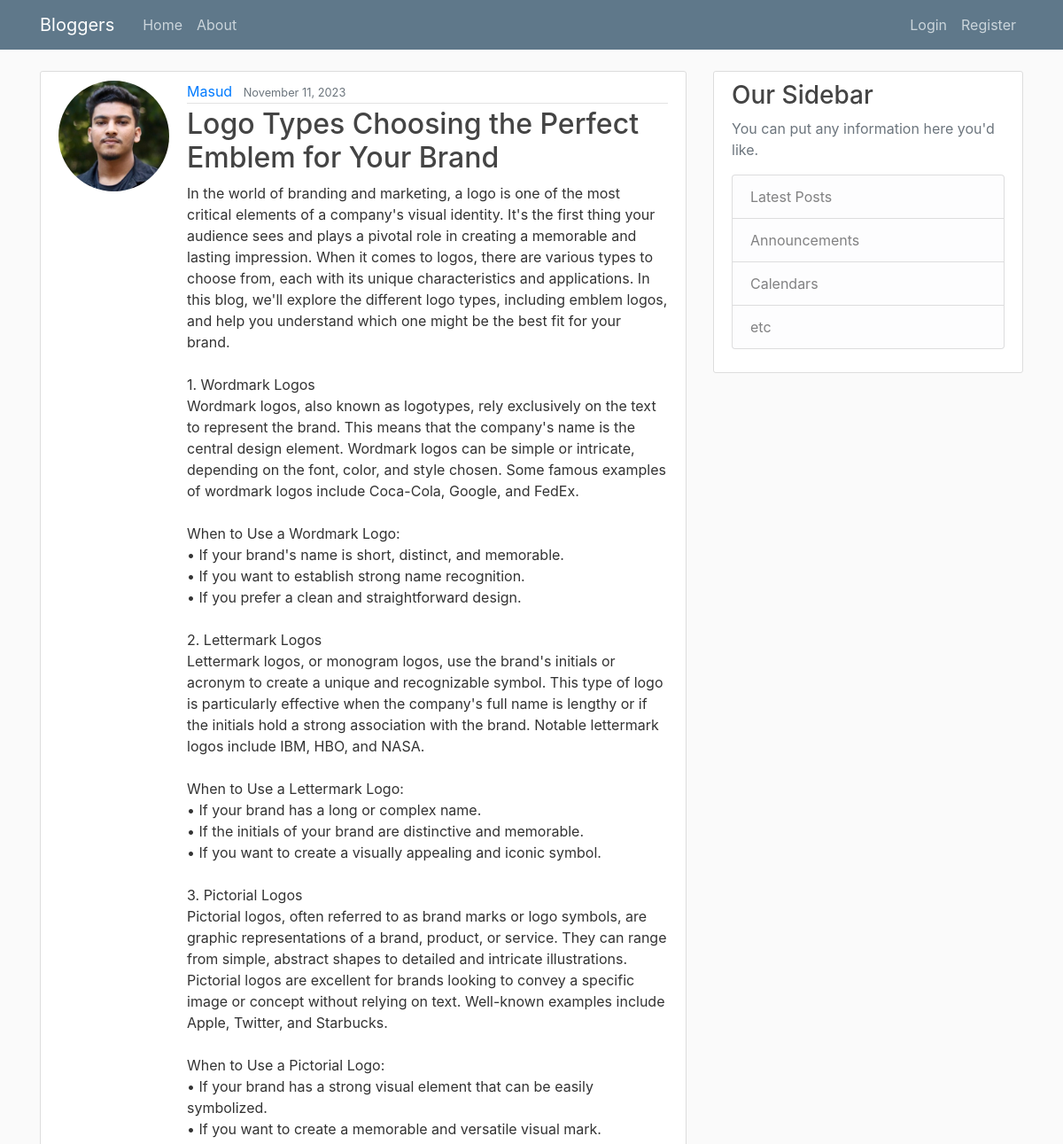
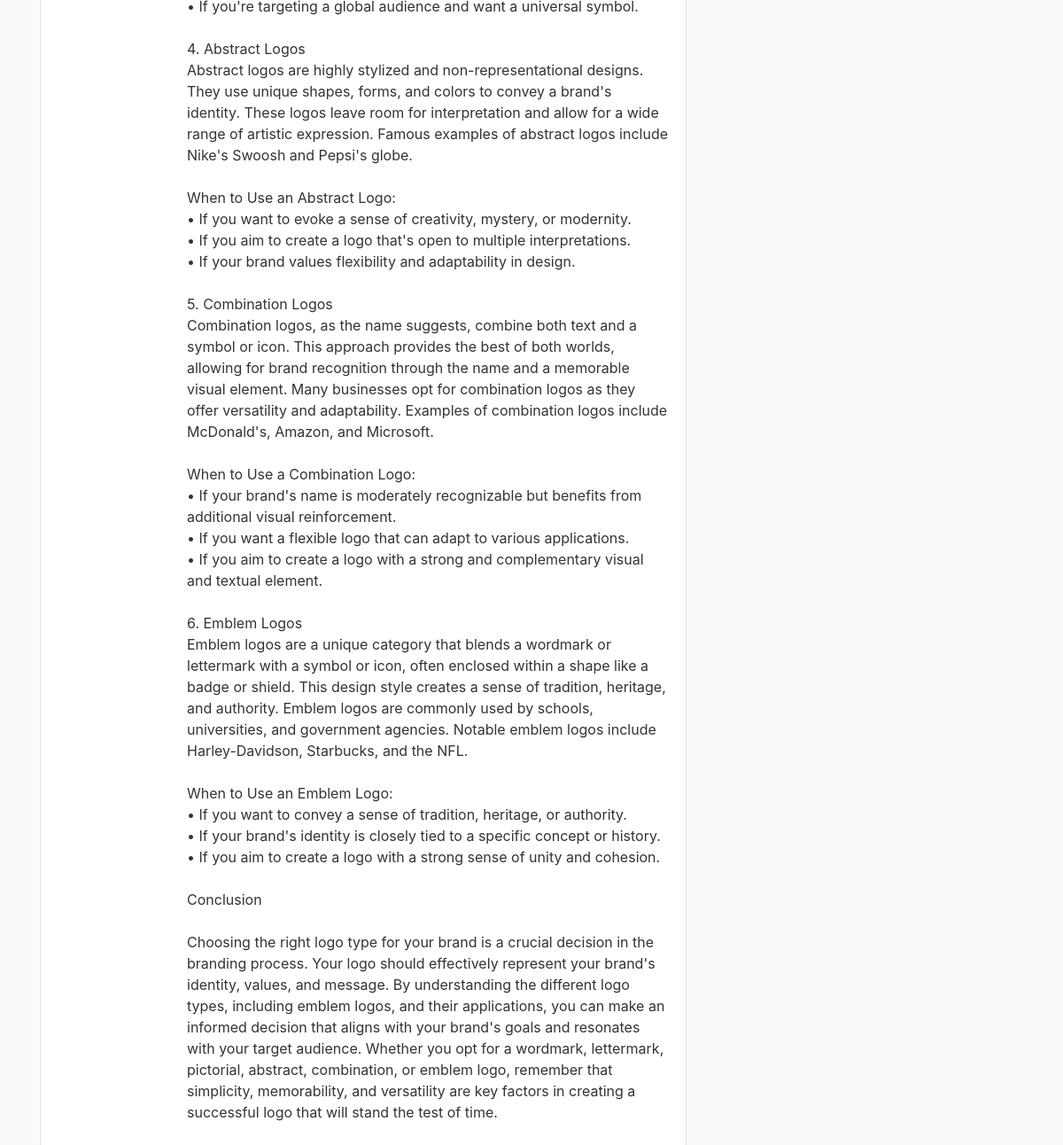
/post/6, run on the app's committed database (2 pictures, top to bottom).
### blog/models.py (models this page shows, shortened)
class Post(models.Model):
    title = models.CharField(max_length=150)
    content = models.TextField()
    date_posted = models.DateTimeField(default=timezone.now)
    author = models.ForeignKey(User, on_delete=models.CASCADE)

### users/models.py (models this page shows)
class Profile(models.Model):
    user = models.OneToOneField(User, on_delete=models.CASCADE)
    image = models.ImageField(default='default.jpg', upload_to='profile_pics')

### blog/views.py (the view)
# urls.py: path('post/<int:pk>', PostDetailsView.as_view(), name="post-detail"),
class PostDetailsView(DetailView):
    model = Post

### blog/templates/blog/post_detail.html (shortened to what this page needs)
{% extends "blog/base.html" %}
{% block content %}
<article class="media content-section">
    <img class="rounded-circle account-img" src="{{ object.author.profile.image.url }}">
    <div class="media-body">
        <div class="article-metadata">
            <a class="mr-2" href="#">{{ object.author }}</a>
            <small class="text-muted">{{ object.date_posted|date:"F d, Y" }}</small>
        </div>
        <h2 class="article-title">{{ object.title }}</h2>
        <p class="article-content">{{ object.content }}</p>
    </div>
</article>
{% endblock %}

### blog/static/blog/main.css (style rules this page uses)
body { background: #fafafa; color: #333333; margin-top: 5rem; }
h1, h2, h3, h4, h5, h6 { color: #444444; }
.content-section { background: #ffffff; padding: 10px 20px; border: 1px solid #dddddd; border-radius: 3px; margin-bottom: 20px; }
.article-title { color: #444444; }
.article-content { white-space: pre-line; }
.article-metadata { padding-bottom: 1px; margin-bottom: 4px; border-bottom: 1px solid #e3e3e3 }
.account-img { height: 125px; width: 125px; margin-right: 20px; margin-bottom: 16px; }

### data on the page
Post: author.profile.image (picture), author "Masud", date_posted "November 11, 2023", title "Logo Types Choosing the Perfect Emblem for Your Brand", content "In the world of branding and marketing, a logo is one of the most critical elements of a company's visual identity. It's the first thing your audience sees and plays a pivotal role in creating a memorable and lasting impression. When it comes to logos, there are various types to choose from, each with its unique characteristics and applications. In this blog, we'll explore the different logo types, including emblem logos, and help you understand which one might be the best fit for your brand. 1. Wordmark Logos Wordmark logos, also known as logotypes, rely exclusively on the text to represent the brand. This means that the company's name is the central design element. Wordmark logos can be…"
